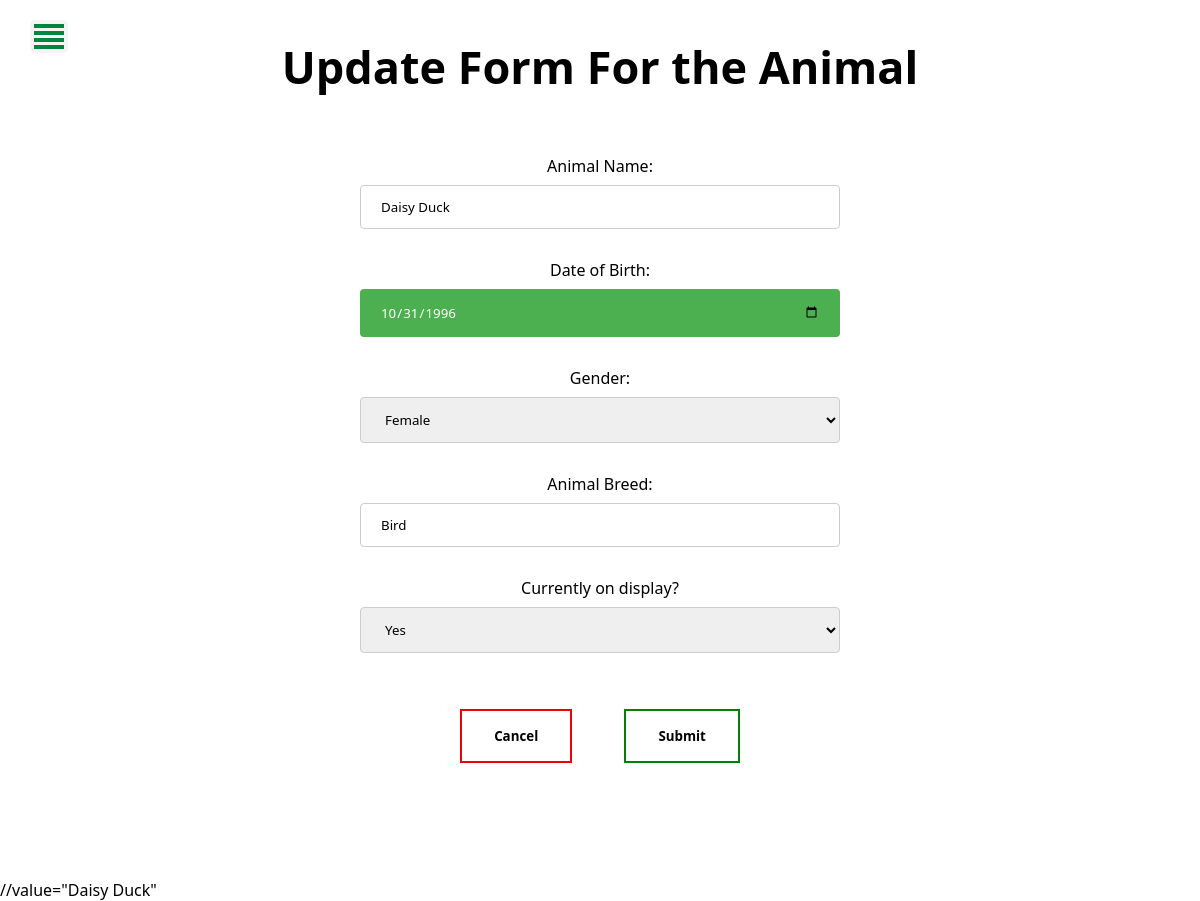
Page /animalUpdtForm.php?id=20 (signed in) on the committed database.
### tables this page shows
CREATE TABLE IF NOT EXISTS `animal` (
  `animal_id` int(11) NOT NULL AUTO_INCREMENT,
  `department_id` int(11) NOT NULL,
  `animal_name` varchar(30) NOT NULL,
  `animal_DOB` date NOT NULL,
  `animal_gender` varchar(6) DEFAULT NULL,
  `animal_breed` varchar(30) NOT NULL,
  `animal_display` varchar(3) DEFAULT NULL,
  `user_id` int(11) NOT NULL,
  `animal_time` datetime NOT NULL DEFAULT current_timestamp(),
  PRIMARY KEY (`animal_id`),
  KEY `department_id` (`department_id`),
  KEY `user_id` (`user_id`)
);

### Database.php (called while the page is built, shortened)
<?php
 class Database{
	 private $host= "localhost";
	 private $user= "root";
	 private $pass= "";
	 private $dbname= "nika_zoo";
	 private $dbh;
	 private $stmt;
	 public function __construct(){
		 $dsn='mysql:host='. $this->host . ';dbname=' . $this->dbname;
		 $options=array(
						 PDO::ATTR_PERSISTENT=>true,
						 PDO::ATTR_ERRMODE=>PDO::ERRMODE_EXCEPTION
						 );
		try{
			$this->dbh= new PDO($dsn,$this->user,$this->pass,$options);
		}catch(PDOException $e){
			$this->error=$e->getMessage();
			echo $this->error;
		}
	 }
	 public function query($sql){
		$this->stmt=$this->dbh->prepare($sql);
	 }
	 public function execute(){
		  $this->stmt->execute();
	 }
	 public function single(){
		 $this->execute();
		 return $this->stmt->fetch(PDO::FETCH_OBJ);
	 }
 }

### animalUpdtForm.php (the view, shortened to what this page needs)
<?PHP
include "Database.php";
$db = new Database();
$sql="SELECT * from user
 where user_id = '$_COOKIE[user_id]'";
$db->query($sql);
if(isset($_GET['id']) && ($_GET['id']!== '')){
	$product_id = $_GET['id'];
	$sql="SELECT * from animal where animal_id = '$product_id'";
	$db->query($sql);
	$item = $db->single();
}
?>
<!DOCTYPE html>
<html lang="en">
<head>
  <link rel="stylesheet" href="product.css">
  <link rel="stylesheet" href="sidebar.css">
</head>
<body>
  <div id="sidebar">
    <div class="toggle-btn" onclick="toggleSidebar()">
        <span></span>
        <span></span>
        <span></span>
        <span></span>
    </div>
  </div>
   </body>
   <form  method="post">
		<div id="container" style='margin-bottom:6em;text-align:center;'>
			<h1> Update Form For the Animal</h1>
				<label for="animal_name"><br>Animal Name:</br></label>
				<input type="text"  name="name" value="<?php echo $item->animal_name; ?>" required ><br>
				<label for="animal_DOB"><br>Date of Birth:</br></label>
				<input type="date"  name="DOB" value="<?php echo $item->animal_DOB; ?>" required ><br>
                <?php $genderStatus = $item->animal_gender;?>
				<label for="animal_gender"><br>Gender:</br></label>
				<select  name="gender" required>
				    <option value= "Female" <?php if($genderStatus == "Female") echo "SELECTED";?> >Female</option>
				</select><br>
				<label for="animal_breed"><br>Animal Breed:</br></label>
				<input type="text"  name="breed" value="<?php echo $item->animal_breed; ?>" required ><br>
                <?php $displayStatus = $item->animal_display;?>
				<label for="animal_display"><br>Currently on display?</br></label>
				<select name="display" required>
				    <option value= "Yes" <?php if($displayStatus == "Yes") echo "SELECTED";?> >Yes</option>
				</select><br>
			<button class="cancel" type="button" onclick="location.href='addAnimalMenu.php'">Cancel</button >
			<button class="button" type="submit">Submit</button >
        </div>
    </form>
//value="<?php echo $item->animal_name; ?>"
</html>

### product.css (style rules this page uses)
body { background-color: white; margin: 0; height: 100vh; width: 100%; font-family:'Segoe UI', Tahoma, Geneva, Verdana, sans-serif; }
#container { position: relative; background-color: white; width:100%; text-align: center; }
#container h1 { font-family:'Segoe UI', Tahoma, Geneva, Verdana, sans-serif; text-align: center; color: black; margin: 0; padding-top: 3%; padding-bottom: 3%; position: static; font-size: 45px; }
label { font-family:'Segoe UI', Tahoma, Geneva, Verdana, sans-serif; }
input { font-family:'Segoe UI', Tahoma, Geneva, Verdana, sans-serif; margin: 8px; border-radius: 2px; display: inline-block; border: 1px solid rgb(165, 165, 165); box-sizing: border-box; padding-left: 6px; padding-top: 3px; padding-bottom: 3px; }
select { font-family:'Segoe UI', Tahoma, Geneva, Verdana, sans-serif; border-radius: 2px; margin: 8px; display: inline-block; border: 1px solid rgb(165, 165, 165); padding-top: 3px; padding-bottom: 3px; padding-left: 3px; box-sizing: border-box; }
input:not([type=text]) { font-family:'Segoe UI', Tahoma, Geneva, Verdana, sans-serif; padding-top: 0px; padding-bottom: 0px; }
button.cancel { background-color: white; border: 2px solid rgb(241, 3, 3); }
button { font-family:'Segoe UI', Tahoma, Geneva, Verdana, sans-serif; font-weight: bold; background-color: white; color: black; padding: 16px 32px; margin: 20px 2%; margin-top: 4%; border: 2px solid #008104; cursor: pointer; transition-duration: 0.1s; }
input[type=text], select { width: 40%; padding: 12px 20px; margin: 8px 0; display: inline-block; border: 1px solid #ccc; border-radius: 4px; box-sizing: border-box; }
input[type=number], select { width: 40%; padding: 12px 20px; margin: 8px 0; display: inline-block; border: 1px solid #ccc; border-radius: 4px; box-sizing: border-box; }
input[type=date] { width: 40%; background-color: #4CAF50; color: white; padding: 14px 20px; margin: 8px 0; border: none; border-radius: 4px; cursor: pointer; }

### sidebar.css (style rules this page uses)
#sidebar { position: fixed; width: 200px; height: 100%; background: rgb(0, 110, 50); left: -200px; transition: all 0.3s linear; z-index: 1; }
#sidebar .toggle-btn { cursor: pointer; position: absolute; left: 230px; top: 20px; background-color: whitesmoke; padding: 1px 4px; border-radius: 5px; }
#sidebar .toggle-btn span { display: block; width: 30px; height: 4px; background-color: rgb(0, 134, 60); margin: 3px 0px; }

### rows in the picture
animal: name "Daisy Duck", DOB "10/31/1996", breed "Bird", animal_name "Daisy Duck"
